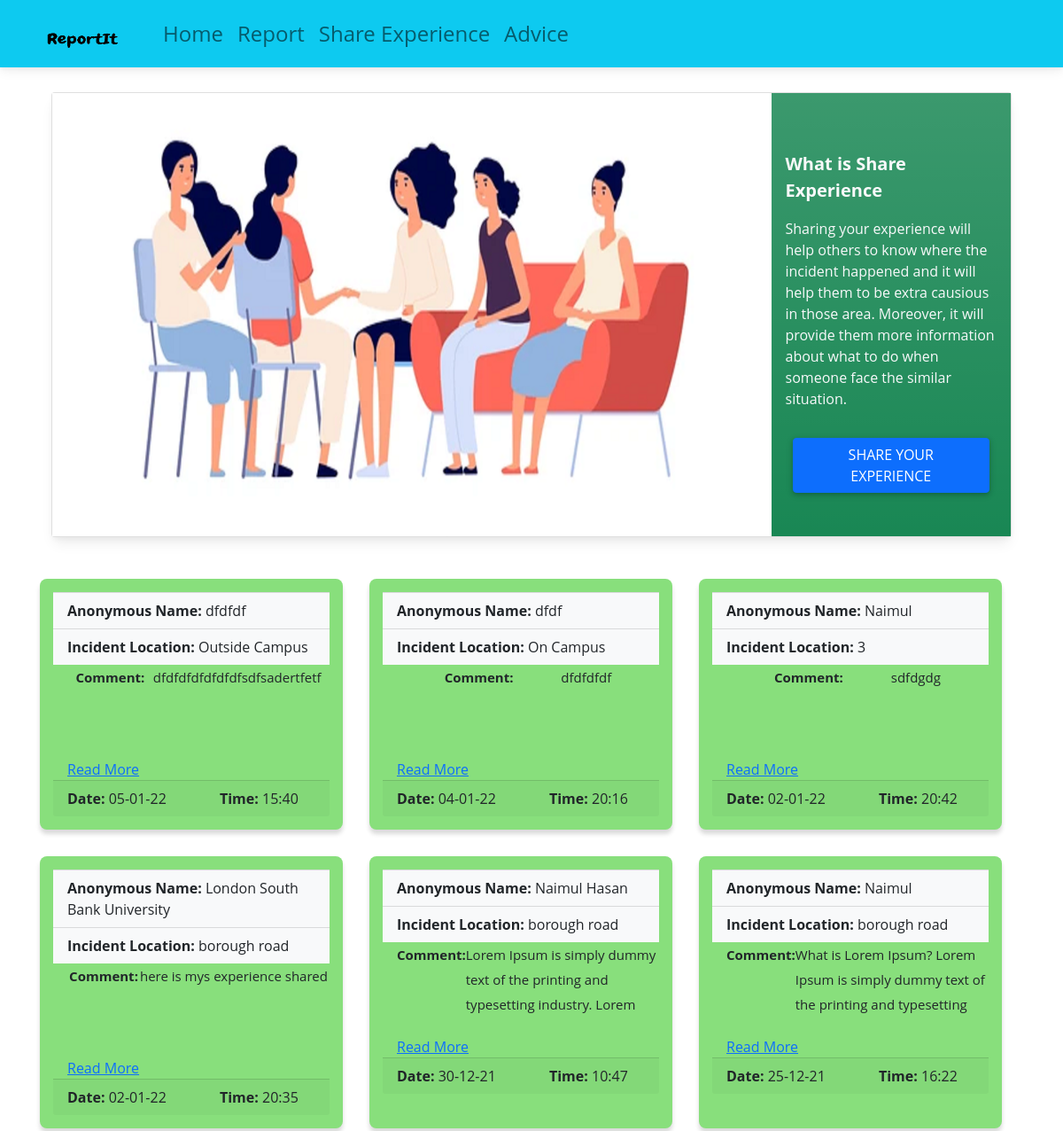
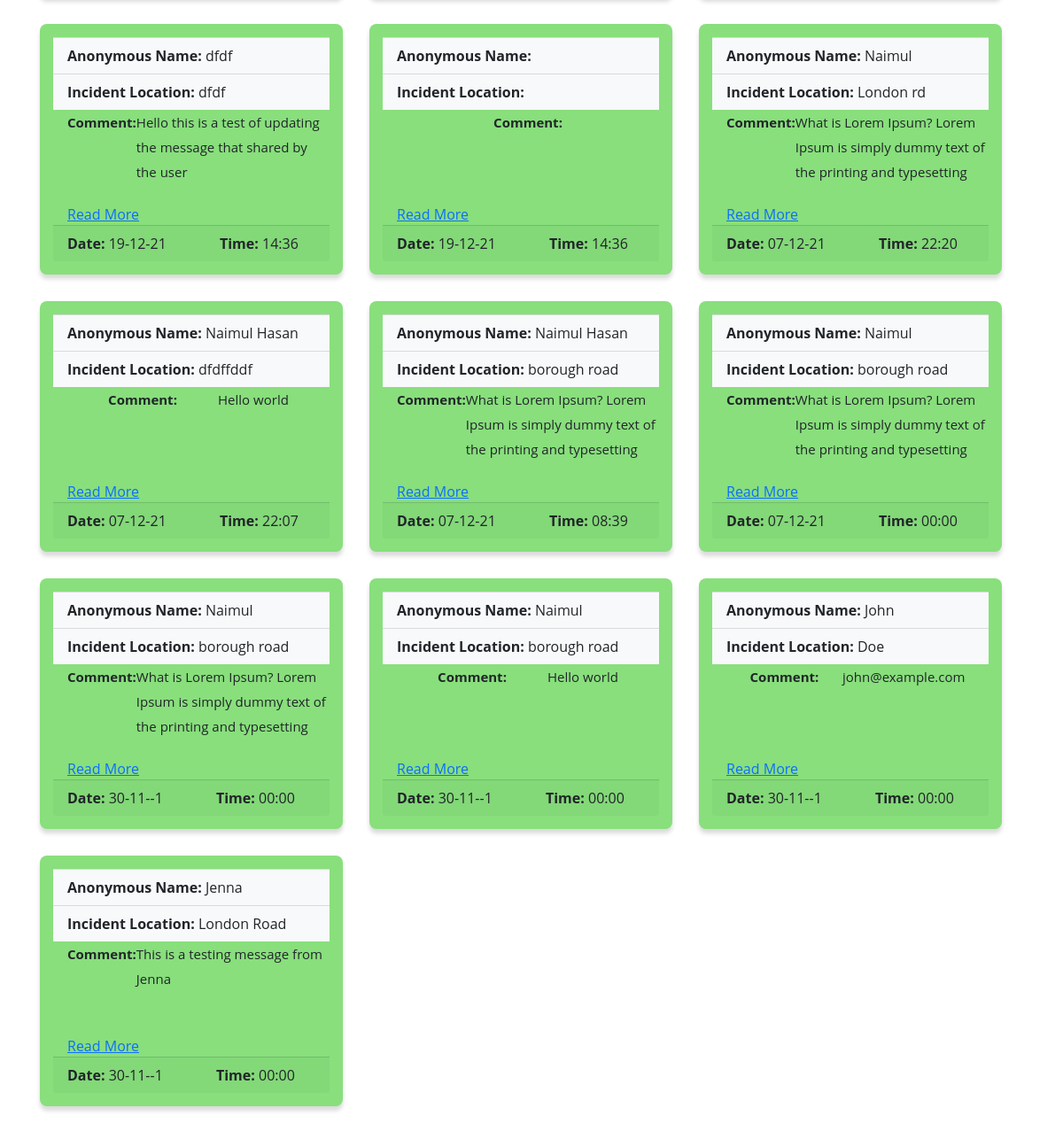
The page /main/share.php on the database its author committed (2 pictures, top to bottom).
### tables this page shows
CREATE TABLE `share` (
  `id` int(20) NOT NULL,
  `name` varchar(50) NOT NULL,
  `location` varchar(50) NOT NULL,
  `message` longtext NOT NULL,
  `date` date NOT NULL,
  `time` time NOT NULL
);

### main/share.php (the view, shortened to what this page needs)
<?php
include('database/dbconfig.php');
include('includes/header.php');
include('includes/navbar.php');
?>
<div class="container py-5">
    <div class="row">
        <div class="py-3">
            <div class="card m-3">
                <div class="row g-0">
                    <div class="col-md-9">
                        <img src="images\share.png" class="img-fluid" style="height:500px;" alt="...">
                    </div>
                    <div class="col-md-3 d-flex align-items-center justify-content-center bg-success bg-gradient">
                        <div class="">
                            <div class="card-body">
                                <p class="fs-5 fw-4 text-light"><b>What is Share Experience </b></p>
                                <p class="fs-6 text-light"> Sharing your experience will help others to know where the incident happened and it will help them to be extra causious in those area. Moreover, it will provide them more information about what to do when someone face the similar situation.
                                </p>
                            </div>
                            <div class="px-4">
                                <button type="button" class="btn btn-primary px-5 mid" data-mdb-toggle="modal" data-mdb-target="#shareexperience" data-mdb-whatever="@getbootstrap">
                                    Share Your Experience
                                </button>
                            </div>
                        </div>
                    </div>
                </div>
            </div>
        </div>
        <?php
        $query = "SELECT * FROM share ORDER BY id DESC";
        $query_run = mysqli_query($connection, $query);
        if (mysqli_num_rows($query_run) > 0) {
            while ($row = mysqli_fetch_assoc($query_run)) {
        ?>
                <div class="box mp-2" style=" background-color:#88df7c">
                    <div class="card-footer text-start bg-light"><strong>Anonymous Name: </strong><?php echo $row['name']; ?></div>
                    <div class="card-footer text-start bg-light"><strong>Incident Location: </strong><?php echo $row['location']; ?></div>
                    <p class="card-text ms-3 d-flex justify-content-evenly text-start"> <strong>Comment: </strong><?php echo $row['message']; ?></p>
                    <a href="javascript:void();" class="readmore-btn ms-3">Read More</a>
                    <div class="card-footer text-muted justify-content-between">
                        <span class="pe-5 text-dark"> <strong>Date:</strong>
                            <?php
                            $date = $row['date'];
                            echo date('d-m-y', strtotime($date));
                            ?>
                        </span>
                        <span class="p-2 text-dark"> <strong>Time:</strong>
                            <?php
                            $time = $row['time'];
                            echo date('H:i', strtotime($time));
                            ?>
                        </span>
                    </div>
                </div>
        <?php
            }
        } else {
            echo "No Data Found";
        }
        ?>
    </div>
</div>
<?php
include('includes/footer.php');
?>

### main/includes/header.php (shortened to what this page needs)
<!DOCTYPE html>
<html lang="en">
<head>
  <link rel="stylesheet" href="style.css">
  <link rel="stylesheet" href="https://use.fontawesome.com/releases/v5.15.2/css/all.css" />
  <link href="css/mdb.min.css" rel="stylesheet">
  <link rel="stylesheet" href="css/mdb.min.css" />
  <link href="https://cdn.jsdelivr.net/npm/bootstrap@5.1.3/dist/css/bootstrap.min.css" rel="stylesheet">
  <link href="css/bootstrap.min.css" rel="stylesheet">
  <link href="../../admin/css/sb-admin-2.min.css" rel="stylesheet">
</head>
<body>
    <link href="https://cdn.jsdelivr.net/npm/bootstrap@5.1.3/dist/css/bootstrap.min.css" rel="stylesheet">
      <link href="css/bootstrap.min.css" rel="stylesheet">
  </head>
  <body>

### main/includes/navbar.php (shortened to what this page needs)
<nav class="navbar fixed-top navbar-expand-lg navbar-light bg-info">
  <div class="container-fluid">
    <a class="navbar-brand fs-3 fw-2" href="index.php"><img width="100px" height="50px" src="images/ReportIt.png" style="position:relative;top:10px" class="mx-3"></a>
    <div class="collapse navbar-collapse fs-4" id="navbarNav">
      <ul class="navbar-nav">
        <li class="nav-item">
          <a class="nav-link " aria-current="page" href="index.php">Home</a>
        </li>
        <li class="nav-item">
          <a class="nav-link" href="reportmain.php">Report</a>
        </li>
        <li class="nav-item">
          <a class="nav-link" href="share.php">Share Experience</a>
        </li>
        <li class="nav-item">
          <a class="nav-link " href="advice.php" tabindex="-1" aria-disabled="true">Advice</a>
        </li>
      </ul>
    </div>
  </div>
</nav>

### main/includes/footer.php (shortened to what this page needs)
  </body>
</html>

### main/share.php (style rules this page uses)
* { margin: 0; padding: 0; box-sizing: border-box; }
body { font-family: Open Sans, sans-serif; }
.box { width: 30%; float: left; margin: 15px 15px; padding: 15px; border-radius: 8px; box-shadow: 0 5px 5px rgba(0, 0, 0, 0.15); }
.box p { font-size: 15px; line-height: 28px; height: 90px; overflow: hidden; }

### rows shown on the page
share: name "dfdfdf", location "Outside Campus", message "dfdfdfdfdfdfdfsdfsadertfetf", date "05-01-22", time "15:40"
share: name "dfdf", location "On Campus", message "dfdfdfdf", date "04-01-22", time "20:16"
share: name "Naimul", location "3", message "sdfdgdg", date "02-01-22", time "20:42"
share: name "London South Bank University", location "borough road", message "here is mys experience shared", date "02-01-22", time "20:35"
share: name "Naimul Hasan", location "borough road", message "Lorem Ipsum is simply dummy text of the printing and typesetting industry. Lorem…", date "30-12-21", time "10:47"
share: name "Naimul", location "borough road", message "What is Lorem Ipsum? Lorem Ipsum is simply dummy text of the printing and typesetting…", date "25-12-21", time "16:22"
share: name "dfdf", location "dfdf", message "Hello this is a test of updating the message that shared by the user", date "19-12-21", time "14:36"
share: date "19-12-21", time "14:36"
share: name "Naimul", location "London rd", message "What is Lorem Ipsum? Lorem Ipsum is simply dummy text of the printing and typesetting…", date "07-12-21", time "22:20"
share: name "Naimul Hasan", location "dfdffddf", message "Hello world", date "07-12-21", time "22:07"
share: name "Naimul Hasan", location "borough road", message "What is Lorem Ipsum? Lorem Ipsum is simply dummy text of the printing and typesetting…", date "07-12-21", time "08:39"
share: name "Naimul", location "borough road", message "What is Lorem Ipsum? Lorem Ipsum is simply dummy text of the printing and typesetting…", date "07-12-21", time "00:00"
share: name "Naimul", location "borough road", message "What is Lorem Ipsum? Lorem Ipsum is simply dummy text of the printing and typesetting…", date "30-11--1", time "00:00"
share: name "Naimul", location "borough road", message "Hello world", date "30-11--1", time "00:00"
share: name "John", location "Doe", message "john@example.com", date "30-11--1", time "00:00"
share: name "Jenna", location "London Road", message "This is a testing message from Jenna", date "30-11--1", time "00:00"
